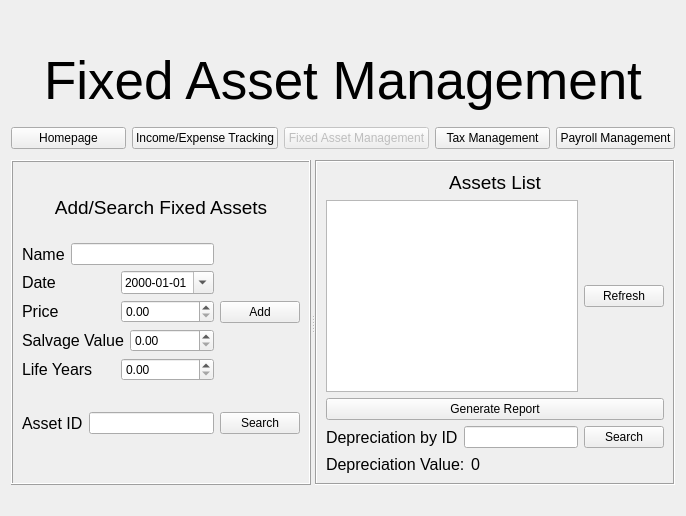
        <widget class="QWidget" name="page_3">
         <layout class="QVBoxLayout" name="verticalLayout_16">
          <item>
           <spacer name="verticalSpacer_18">
            <property name="orientation">
             <enum>Qt::Vertical</enum>
            </property>
            <property name="sizeType">
             <enum>QSizePolicy::Fixed</enum>
            </property>
            <property name="sizeHint" stdset="0">
             <size>
              <width>20</width>
              <height>40</height>
             </size>
            </property>
           </spacer>
          </item>
          <item>
           <widget class="QLabel" name="label_6">
            <property name="font">
             <font>
              <pointsize>40</pointsize>
             </font>
            </property>
            <property name="text">
             <string>Fixed Asset Management</string>
            </property>
            <property name="alignment">
             <set>Qt::AlignCenter</set>
            </property>
           </widget>
          </item>
          <item>
           <spacer name="verticalSpacer_19">
            <property name="orientation">
             <enum>Qt::Vertical</enum>
            </property>
            <property name="sizeType">
             <enum>QSizePolicy::Fixed</enum>
            </property>
            <property name="sizeHint" stdset="0">
             <size>
              <width>20</width>
              <height>10</height>
             </size>
            </property>
           </spacer>
          </item>
          <item>
           <layout class="QHBoxLayout" name="horizontalLayout_32">
            <item>
             <widget class="QPushButton" name="home_fixed">
              <property name="text">
               <string>Homepage</string>
              </property>
             </widget>
            </item>
            <item>
             <widget class="QPushButton" name="in_ex_fixed">
              <property name="enabled">
               <bool>true</bool>
              </property>
              <property name="text">
               <string>Income/Expense Tracking</string>
              </property>
             </widget>
            </item>
            <item>
             <widget class="QPushButton" name="fixed_fixed">
              <property name="enabled">
               <bool>false</bool>
              </property>
              <property name="text">
               <string>Fixed Asset Management</string>
              </property>
             </widget>
            </item>
            <item>
             <widget class="QPushButton" name="tax_fixed">
              <property name="text">
               <string>Tax Management</string>
              </property>
             </widget>
            </item>
            <item>
             <widget class="QPushButton" name="pay_fixed">
              <property name="text">
               <string>Payroll Management</string>
              </property>
             </widget>
            </item>
           </layout>
          </item>
          <item>
           <spacer name="verticalSpacer_20">
            <property name="orientation">
             <enum>Qt::Vertical</enum>
            </property>
            <property name="sizeType">
             <enum>QSizePolicy::Fixed</enum>
            </property>
            <property name="sizeHint" stdset="0">
             <size>
              <width>20</width>
              <height>5</height>
             </size>
            </property>
           </spacer>
          </item>
          <item>
           <widget class="QSplitter" name="splitter_3">
            <property name="enabled">
             <bool>true</bool>
            </property>
            <property name="orientation">
             <enum>Qt::Horizontal</enum>
            </property>
            <widget class="QFrame" name="frame_3">
             <property name="frameShape">
              <enum>QFrame::Box</enum>
             </property>
             <property name="frameShadow">
              <enum>QFrame::Raised</enum>
             </property>
             <layout class="QVBoxLayout" name="verticalLayout_13">
              <property name="spacing">
               <number>0</number>
              </property>
              <item>
               <widget class="QLabel" name="label_17">
                <property name="font">
                 <font>
                  <pointsize>14</pointsize>
                 </font>
                </property>
                <property name="text">
                 <string>Add/Search Fixed Assets</string>
                </property>
                <property name="alignment">
                 <set>Qt::AlignCenter</set>
                </property>
               </widget>
              </item>
              <item>
               <layout class="QVBoxLayout" name="verticalLayout_12">
                <property name="spacing">
                 <number>6</number>
                </property>
                <property name="topMargin">
                 <number>0</number>
                </property>
                <property name="bottomMargin">
                 <number>0</number>
                </property>
                <item>
                 <layout class="QHBoxLayout" name="horizontalLayout_16">
                  <item>
                   <layout class="QVBoxLayout" name="verticalLayout_9">
                    <item>
                     <layout class="QHBoxLayout" name="horizontalLayout_7">
                      <item>
                       <widget class="QLabel" name="label_18">
                        <property name="font">
                         <font>
                          <pointsize>12</pointsize>
                         </font>
                        </property>
                        <property name="text">
                         <string>Name</string>
                        </property>
                        <property name="alignment">
                         <set>Qt::AlignLeading|Qt::AlignLeft|Qt::AlignVCenter</set>
                        </property>
                       </widget>
                      </item>
                      <item>
                       <widget class="QLineEdit" name="name_field_Asset"/>
                      </item>
                     </layout>
                    </item>
                    <item>
                     <layout class="QHBoxLayout" name="horizontalLayout_12">
                      <item>
                       <widget class="QLabel" name="label_19">
                        <property name="font">
                         <font>
                          <pointsize>12</pointsize>
                         </font>
                        </property>
                        <property name="text">
                         <string>Date</string>
                        </property>
                        <property name="alignment">
                         <set>Qt::AlignLeading|Qt::AlignLeft|Qt::AlignVCenter</set>
                        </property>
                       </widget>
                      </item>
                      <item>
                       <widget class="QDateEdit" name="date_field_Asset">
                        <property name="displayFormat">
                         <string>yyyy-MM-dd</string>
                        </property>
                        <property name="calendarPopup">
                         <bool>true</bool>
                        </property>
                       </widget>
                      </item>
                     </layout>
                    </item>
                    <item>
                     <layout class="QHBoxLayout" name="horizontalLayout_13">
                      <item>
                       <widget class="QLabel" name="label_20">
                        <property name="font">
                         <font>
                          <pointsize>12</pointsize>
                         </font>
                        </property>
                        <property name="text">
                         <string>Price</string>
                        </property>
                        <property name="alignment">
                         <set>Qt::AlignLeading|Qt::AlignLeft|Qt::AlignVCenter</set>
                        </property>
                       </widget>
                      </item>
                      <item>
                       <widget class="QDoubleSpinBox" name="price_field_Asset">
                        <property name="accelerated">
                         <bool>true</bool>
                        </property>
                        <property name="maximum">
                         <double>999999999.990000009536743</double>
                        </property>
                        <property name="singleStep">
                         <double>500.000000000000000</double>
                        </property>
                       </widget>
                      </item>
                     </layout>
                    </item>
                    <item>
                     <layout class="QHBoxLayout" name="horizontalLayout_14">
                      <item>
                       <widget class="QLabel" name="label_21">
                        <property name="font">
                         <font>
                          <pointsize>12</pointsize>
                         </font>
                        </property>
                        <property name="text">
                         <string>Salvage Value</string>
                        </property>
                        <property name="alignment">
                         <set>Qt::AlignLeading|Qt::AlignLeft|Qt::AlignVCenter</set>
                        </property>
                       </widget>
                      </item>
                      <item>
                       <widget class="QDoubleSpinBox" name="sal_val_field_Asset">
                        <property name="accelerated">
                         <bool>true</bool>
                        </property>
                        <property name="maximum">
                         <double>999999999.990000009536743</double>
                        </property>
                        <property name="singleStep">
                         <double>50.000000000000000</double>
                        </property>
                       </widget>
                      </item>
                     </layout>
                    </item>
                    <item>
                     <layout class="QHBoxLayout" name="horizontalLayout_15">
                      <item>
                       <widget class="QLabel" name="label_22">
                        <property name="font">
                         <font>
                          <pointsize>12</pointsize>
                         </font>
                        </property>
                        <property name="text">
                         <string>Life Years</string>
                        </property>
                        <property name="alignment">
                         <set>Qt::AlignLeading|Qt::AlignLeft|Qt::AlignVCenter</set>
                        </property>
                       </widget>
                      </item>
                      <item>
                       <widget class="QDoubleSpinBox" name="year_field_Asset">
                        <property name="accelerated">
                         <bool>true</bool>
                        </property>
                        <property name="maximum">
                         <double>999999999.990000009536743</double>
                        </property>
                        <property name="singleStep">
                         <double>0.100000000000000</double>
                        </property>
                       </widget>
                      </item>
                     </layout>
                    </item>
                   </layout>
                  </item>
                  <item>
                   <widget class="QPushButton" name="add_Asset_Button">
                    <property name="text">
                     <string>Add</string>
                    </property>
                   </widget>
                  </item>
                 </layout>
                </item>
                <item>
                 <spacer name="verticalSpacer_13">
                  <property name="orientation">
                   <enum>Qt::Vertical</enum>
                  </property>
                  <property name="sizeType">
                   <enum>QSizePolicy::Fixed</enum>
                  </property>
                  <property name="sizeHint" stdset="0">
                   <size>
                    <width>20</width>
                    <height>25</height>
                   </size>
                  </property>
                 </spacer>
                </item>
                <item>
                 <layout class="QHBoxLayout" name="horizontalLayout_17">
                  <item>
                   <widget class="QLabel" name="label_23">
                    <property name="font">
                     <font>
                      <pointsize>12</pointsize>
                     </font>
                    </property>
                    <property name="text">
                     <string>Asset ID</string>
                    </property>
                    <property name="alignment">
                     <set>Qt::AlignLeading|Qt::AlignLeft|Qt::AlignVCenter</set>
                    </property>
                   </widget>
                  </item>
                  <item>
                   <widget class="QLineEdit" name="ID_field_Asset"/>
                  </item>
                  <item>
                   <widget class="QPushButton" name="search_Asset_Button">
                    <property name="text">
                     <string>Search</string>
                    </property>
                   </widget>
                  </item>
                 </layout>
                </item>
               </layout>
              </item>
              <item>
               <spacer name="verticalSpacer_12">
                <property name="orientation">
                 <enum>Qt::Vertical</enum>
                </property>
                <property name="sizeType">
                 <enum>QSizePolicy::Fixed</enum>
                </property>
                <property name="sizeHint" stdset="0">
                 <size>
                  <width>20</width>
                  <height>40</height>
                 </size>
                </property>
               </spacer>
              </item>
             </layout>
            </widget>
            <widget class="QFrame" name="frame_4">
             <property name="frameShape">
              <enum>QFrame::Box</enum>
             </property>
             <property name="frameShadow">
              <enum>QFrame::Sunken</enum>
             </property>
             <layout class="QVBoxLayout" name="verticalLayout_15">
              <item>
               <widget class="QLabel" name="label_24">
                <property name="font">
                 <font>
                  <pointsize>14</pointsize>
                 </font>
                </property>
                <property name="text">
                 <string>Assets List</string>
                </property>
                <property name="alignment">
                 <set>Qt::AlignCenter</set>
                </property>
               </widget>
              </item>
              <item>
               <layout class="QVBoxLayout" name="verticalLayout_14">
                <item>
                 <layout class="QHBoxLayout" name="horizontalLayout_20">
                  <item>
                   <widget class="QTableView" name="Asset_List">
                    <attribute name="verticalHeaderVisible">
                     <bool>false</bool>
                    </attribute>
                   </widget>
                  </item>
                  <item>
                   <widget class="QPushButton" name="asset_refresh_Button">
                    <property name="text">
                     <string>Refresh</string>
                    </property>
                   </widget>
                  </item>
                 </layout>
                </item>
                <item>
                 <widget class="QPushButton" name="print_Asset_Button">
                  <property name="text">
                   <string>Generate Report</string>
                  </property>
                 </widget>
                </item>
                <item>
                 <layout class="QHBoxLayout" name="horizontalLayout_18">
                  <item>
                   <widget class="QLabel" name="label_25">
                    <property name="font">
                     <font>
                      <pointsize>12</pointsize>
                     </font>
                    </property>
                    <property name="text">
                     <string>Depreciation by ID</string>
                    </property>
                    <property name="alignment">
                     <set>Qt::AlignLeading|Qt::AlignLeft|Qt::AlignVCenter</set>
                    </property>
                   </widget>
                  </item>
                  <item>
                   <widget class="QLineEdit" name="dep_ID_field_Asset"/>
                  </item>
                  <item>
                   <widget class="QPushButton" name="dep_search_Button">
                    <property name="text">
                     <string>Search</string>
                    </property>
                   </widget>
                  </item>
                 </layout>
                </item>
                <item>
                 <layout class="QHBoxLayout" name="horizontalLayout_19">
                  <item>
                   <widget class="QLabel" name="label_26">
                    <property name="font">
                     <font>
                      <pointsize>12</pointsize>
                     </font>
                    </property>
                    <property name="text">
                     <string>Depreciation Value:</string>
                    </property>
                    <property name="alignment">
                     <set>Qt::AlignLeading|Qt::AlignLeft|Qt::AlignVCenter</set>
                    </property>
                   </widget>
                  </item>
                  <item>
                   <widget class="QLabel" name="dep_Value">
                    <property name="font">
                     <font>
                      <pointsize>12</pointsize>
                     </font>
                    </property>
                    <property name="text">
                     <string>0</string>
                    </property>
                    <property name="alignment">
                     <set>Qt::AlignLeading|Qt::AlignLeft|Qt::AlignVCenter</set>
                    </property>
                   </widget>
                  </item>
                  <item>
                   <spacer name="horizontalSpacer_3">
                    <property name="orientation">
                     <enum>Qt::Horizontal</enum>
                    </property>
                    <property name="sizeHint" stdset="0">
                     <size>
                      <width>40</width>
                      <height>20</height>
                     </size>
                    </property>
                   </spacer>
                  </item>
                 </layout>
                </item>
               </layout>
              </item>
             </layout>
            </widget>
           </widget>
          </item>
          <item>
           <spacer name="verticalSpacer_8">
            <property name="orientation">
             <enum>Qt::Vertical</enum>
            </property>
            <property name="sizeType">
             <enum>QSizePolicy::Fixed</enum>
            </property>
            <property name="sizeHint" stdset="0">
             <size>
              <width>20</width>
              <height>20</height>
             </size>
            </property>
           </spacer>
          </item>
         </layout>
        </widget>
